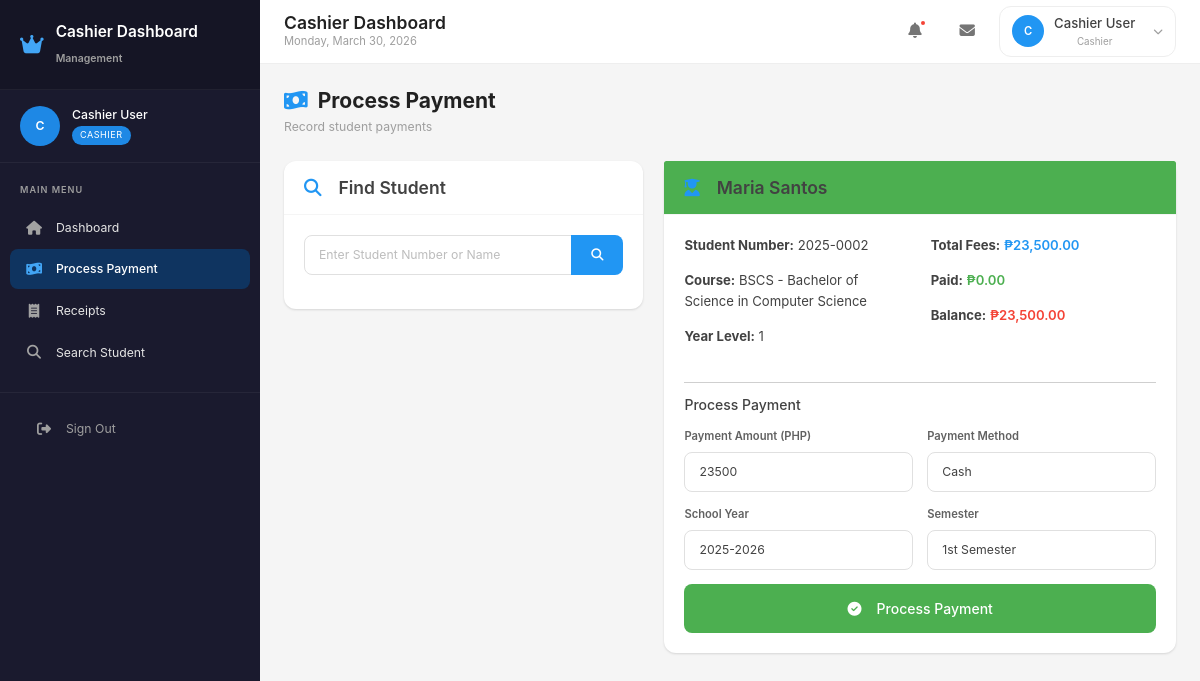
Page /cashier/dashboard.php?page=payments&student_id=2 (signed in) on the committed database.
### tables this page shows
CREATE TABLE students (
    id INT AUTO_INCREMENT PRIMARY KEY,
    student_number VARCHAR(50) NOT NULL UNIQUE,
    firstname VARCHAR(100) NOT NULL,
    lastname VARCHAR(100) NOT NULL,
    middle_name VARCHAR(100),
    suffix VARCHAR(20),
    email VARCHAR(100),
    phone VARCHAR(50),
    gender VARCHAR(20),
    birthdate DATE,
    
     
    address VARCHAR(500),
    city VARCHAR(100),
    province VARCHAR(100),
    zipcode VARCHAR(20),
    
     
    guardian_name VARCHAR(200),
    guardian_relationship VARCHAR(50),
    guardian_phone VARCHAR(50),
    guardian_email VARCHAR(100),
    guardian_address VARCHAR(500),
    
     
    course_id INT,
    year_level INT DEFAULT 1,
    enrollment_status ENUM('Pending', 'Enrolled', 'Dropped', 'Graduated', 'Transferred') DEFAULT 'Pending',
    enrollment_date DATE,
    
     
    previous_school VARCHAR(255),
    previous_school_address VARCHAR(500),
    
    password VARCHAR(255),
    is_active TINYINT(1) DEFAULT 1,
    created_at TIMESTAMP DEFAULT CURRENT_TIMESTAMP,
    updated_at TIMESTAMP DEFAULT CURRENT_TIMESTAMP ON UPDATE CURRENT_TIMESTAMP,
    FOREIGN KEY (course_id) REFERENCES courses(id) ON DELETE SET NULL
);

CREATE TABLE courses (
    id INT AUTO_INCREMENT PRIMARY KEY,
    code VARCHAR(20) NOT NULL,
    name VARCHAR(255) NOT NULL,
    department_id INT NOT NULL,
    major VARCHAR(100),
    description TEXT,
    total_units INT DEFAULT 0,
    years INT DEFAULT 4,
    is_active TINYINT(1) DEFAULT 1,
    created_at TIMESTAMP DEFAULT CURRENT_TIMESTAMP,
    FOREIGN KEY (department_id) REFERENCES departments(id) ON DELETE CASCADE,
    UNIQUE KEY unique_course (code, department_id)
);

### cashier/pages/payments.php (the view, shortened to what this page needs)
<?php
$school_years = $conn->query("SELECT * FROM school_years ORDER BY year DESC");
?>
<div class="page-header">
    <div class="page-header-left">
        <h1><i class="fas fa-money-bill-wave"></i> Process Payment</h1>
        <p>Record student payments</p>
    </div>
</div>
<div class="row g-4">
    <div class="col-lg-5">
        <div class="card">
            <div class="card-header">
                <h5 class="card-title"><i class="fas fa-search me-2"></i>Find Student</h5>
            </div>
            <div class="card-body">
                <form method="GET">
                    <div class="input-group mb-3">
                        <input type="text" name="search" class="form-control" placeholder="Enter Student Number or Name" value="<?php echo $_GET['search'] ?? ''; ?>">
                        <button type="submit" class="btn btn-primary"><i class="fas fa-search"></i></button>
                    </div>
                </form>
            </div>
        </div>
    </div>
    <div class="col-lg-7">
        <?php if (isset($_GET['student_id'])): ?>
            <?php
            $student_id = intval($_GET['student_id']);
            $student = $conn->query("SELECT s.*, c.name as course_name, c.code as course_code
                FROM students s
                LEFT JOIN courses c ON s.course_id = c.id
                WHERE s.id = $student_id")->fetch_assoc();
            if ($student):
                $tuition = $conn->query("SELECT * FROM tuition_fees WHERE course_code = '{$student['course_code']}' AND year_level = {$student['year_level']}")->fetch_assoc();
                $total_fees = $tuition ? ($tuition['tuition_amount'] + $tuition['miscellaneous_amount'] + $tuition['laboratory_amount'] + $tuition['other_fees']) : 0;
                $cf = $conn->query("SELECT COALESCE(SUM(amount), 0) as total FROM course_fees WHERE course_code = '{$student['course_code']}'")->fetch_assoc();
                $total_fees += $cf['total'];
                $paid = $conn->query("SELECT COALESCE(SUM(payment_amount), 0) as total FROM payments WHERE student_id = $student_id")->fetch_assoc();
                $balance = max(0, $total_fees - $paid['total']);
            ?>
            <div class="card border-success">
                <div class="card-header bg-success text-white">
                    <h5 class="card-title mb-0"><i class="fas fa-user-graduate me-2"></i><?php echo htmlspecialchars($student['firstname'] . ' ' . $student['lastname']); ?></h5>
                </div>
                <div class="card-body">
                    <div class="row mb-4">
                        <div class="col-md-6">
                            <p><strong>Student Number:</strong> <?php echo htmlspecialchars($student['student_number']); ?></p>
                            <p><strong>Course:</strong> <?php echo htmlspecialchars($student['course_code'] . ' - ' . $student['course_name']); ?></p>
                            <p><strong>Year Level:</strong> <?php echo $student['year_level']; ?></p>
                        </div>
                        <div class="col-md-6">
                            <p><strong>Total Fees:</strong> <span class="text-primary fw-bold">₱<?php echo number_format($total_fees, 2); ?></span></p>
                            <p><strong>Paid:</strong> <span class="text-success fw-bold">₱<?php echo number_format($paid['total'], 2); ?></span></p>
                            <p><strong>Balance:</strong> <span class="text-danger fw-bold">₱<?php echo number_format($balance, 2); ?></span></p>
                        </div>
                    </div>
                    <hr>
                    <h6 class="mb-3">Process Payment</h6>
                    <form method="POST">
                        <div class="row g-3">
                            <div class="col-md-6">
                                <label class="form-label">Payment Amount (PHP)</label>
                                <input type="number" name="amount" class="form-control" step="0.01" min="0" max="<?php echo $balance; ?>" value="<?php echo $balance; ?>" required>
                            </div>
                            <div class="col-md-6">
                                <label class="form-label">Payment Method</label>
                                <select name="payment_method" class="form-select">
                                    <option value="Cash">Cash</option>
                                </select>
                            </div>
                            <div class="col-md-6">
                                <label class="form-label">School Year</label>
                                <select name="school_year" class="form-select">
                                    <?php while ($sy = $school_years->fetch_assoc()): ?>
                                        <option value="<?php echo $sy['year']; ?>" <?php echo $sy['is_current'] ? 'selected' : ''; ?>><?php echo $sy['year']; ?></option>
                                    <?php endwhile; ?>
                                </select>
                            </div>
                            <div class="col-md-6">
                                <label class="form-label">Semester</label>
                                <select name="semester" class="form-select">
                                    <option value="1st">1st Semester</option>
                                </select>
                            </div>
                            <div class="col-12">
                                <button type="submit" class="btn btn-success btn-lg w-100">
                                    <i class="fas fa-check-circle me-2"></i>Process Payment
                                </button>
                            </div>
                        </div>
                    </form>
                </div>
            </div>
            <?php endif; ?>
        <?php endif; ?>
    </div>
</div>

### css/modern.css (style rules this page uses)
:root { --primary-50: #e3f2fd; --primary-100: #bbdefb; --primary-200: #90caf9; --primary-300: #64b5f6; --primary-400: #42a5f5; --primary-500: #2196f3; --primary-600: #1e88e5; --primary-700: #1976d2; --primary-800: #1565c0; --primary-900: #0d47a1; --secondary-50: #f3e5f5; --secondary-500: #9c27b0; --secondary-600: #8e24aa; --accent-500: #00bcd4; --accent-600: #00acc1; --success-50: #e8f5e9; --success-500: #4caf50; --success-600: #43a047; --success-700: #388e3c; --warning-50: #fff3e0; --warning-500: #ff9800; --warning-600: #fb8c00; --danger-50: #ffebee; --danger-500: #f44336; --danger-600: #e53935; --danger-700: #d32f2f; --info-50: #e1f5fe; --info-500: #03a9f4; --info-600: #039be5; --gray-50: #fafafa; --gray-100: #f5f5f5; --gray-200: #eeeeee; --gray-300: #e0e0e0; --gray-400: #bdbdbd; --gray-500: #9e9e9e; --gray-600: #757575; --gray-700: #616161; --gray-800: #424242; --gray-900: #212121; --dark-50: #f5f5f5; --dark-100: #eeeeee; --dark-200: #e0e0e0; --dark-300: #bdbdbd; --dark-400: #9e9e9e; --dark-500: #757575; --dark-600: #616161; --dark-700: #424242; --dark-800: #263238; --dark-900: #1a1a2e; --sidebar-bg: #1a1a2e; --sidebar-hover: #16213e; --sidebar-active: #0f3460; --sidebar-text: #e4e4e4; --sidebar-icon: #a2a2a2; --sidebar-width: 260px; --card-shadow: 0 1px 3px rgba(0,0,0,0.08), 0 1px 2px rgba(0,0,0,0.06); --card-shadow-hover: 0 10px 20px rgba(0,0,0,0.1), 0 3px 6px rgba(0,0,0,0.05); --radius-sm: 6px; --radius-md: 8px; --radius-lg: 12px; --radius-xl: 16px; --transition-fast: 150ms ease; --transition-normal: 250ms ease; --transition-slow: 350ms ease; }
*, *::before, *::after { box-sizing: border-box; }
html { font-size: 14px; scroll-behavior: smooth; }
body { margin: 0; padding: 0; font-family: 'Inter', -apple-system, BlinkMacSystemFont, 'Segoe UI', Roboto, Oxygen, Ubuntu, sans-serif; font-size: 0.9375rem; line-height: 1.6; color: var(--gray-800); background-color: var(--gray-100); -webkit-font-smoothing: antialiased; -moz-osx-font-smoothing: grayscale; }
.card { background: #fff; border: none; border-radius: var(--radius-lg); box-shadow: var(--card-shadow); transition: box-shadow var(--transition-normal); }
.card-header { background: transparent; border-bottom: 1px solid var(--gray-100); padding: 16px 20px; display: flex; align-items: center; justify-content: space-between; }
.card-header h5, .card-header h4, .card-header h3 { margin: 0; font-weight: 600; color: var(--gray-800); }
.card-header .card-title { display: flex; align-items: center; gap: 10px; }
.card-header .card-title i { color: var(--primary-500); }
.card-body { padding: 20px; }
.btn { display: inline-flex; align-items: center; justify-content: center; gap: 8px; padding: 10px 20px; font-size: 0.875rem; font-weight: 500; border-radius: var(--radius-md); border: none; cursor: pointer; transition: all var(--transition-fast); text-decoration: none; white-space: nowrap; }
.btn-primary { background: var(--primary-500); color: #fff; }
.btn-success { background: var(--success-500); color: #fff; }
.btn-lg { padding: 14px 28px; font-size: 1rem; }
.form-label { display: block; font-size: 0.8rem; font-weight: 600; color: var(--gray-700); margin-bottom: 6px; }
.form-control, .form-select { width: 100%; padding: 10px 14px; border: 1px solid var(--gray-300); border-radius: var(--radius-md); font-size: 0.875rem; color: var(--gray-800); background: #fff; transition: all var(--transition-fast); }
.form-control::placeholder { color: var(--gray-400); }
.input-group { display: flex; align-items: stretch; }
.input-group .form-control { border-radius: var(--radius-md) 0 0 var(--radius-md); }
.page-header { display: flex; align-items: center; justify-content: space-between; margin-bottom: 24px; flex-wrap: wrap; gap: 16px; }
.page-header-left h1 { font-size: 1.5rem; font-weight: 700; color: var(--gray-900); margin: 0 0 4px 0; display: flex; align-items: center; gap: 10px; }
.page-header-left h1 i { color: var(--primary-500); }
.page-header-left p { font-size: 0.875rem; color: var(--gray-500); margin: 0; }
.text-primary { color: var(--primary-500) !important; }
.text-success { color: var(--success-500) !important; }
.text-danger { color: var(--danger-500) !important; }
.bg-success { background: var(--success-500) !important; }
.fw-bold { font-weight: 600 !important; }
.mb-3 { margin-bottom: 24px; }

### rows in the picture
students: firstname+lastname "Maria Santos", student_number "2025-0002", course.name "BSCS - Bachelor of Science in Computer Science", year_level "1"

### other values in the picture
$portal_title "Cashier Dashboard"
substr($user_name, 0, 1) "C"
$user_name "Cashier User"
str_replace('_', ' ', $user_role) "CASHIER"
$item['label'] "Dashboard"
$item['label'] "Process Payment"
$item['label'] "Receipts"
$item['label'] "Search Student"
str_replace('_', ' ', $user_role) "Cashier"
$total_fees "23,500.00"
$paid['total'] "0.00"
$balance "23,500.00"
form field school_year "2025-2026"
